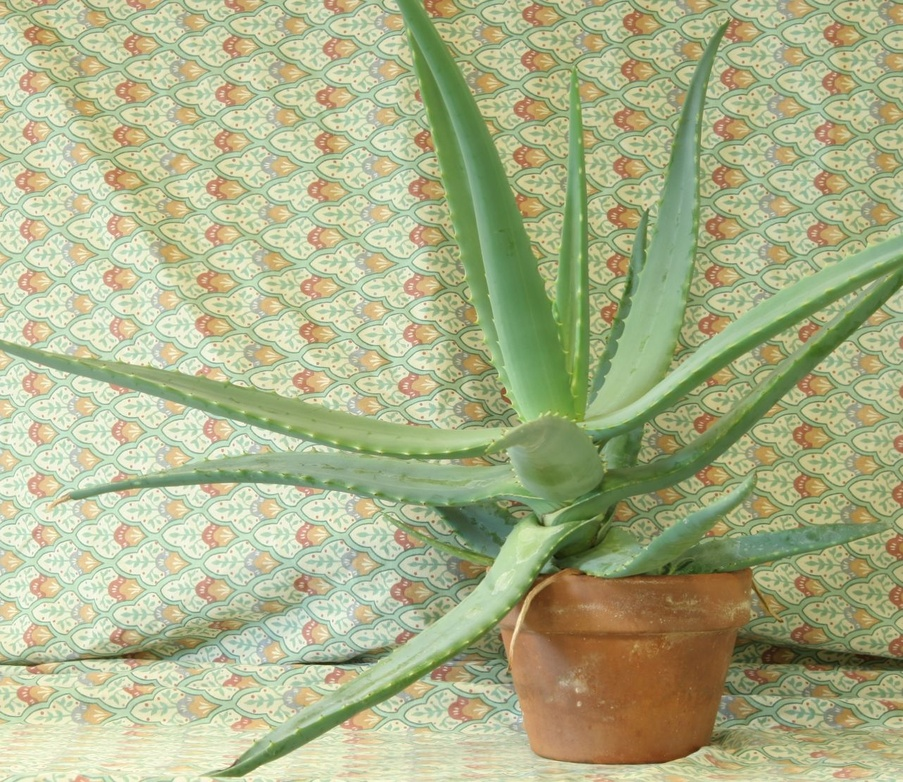
#> input picture data/aloeL.jpg, 903 x 782 px, shrunk from 1282 x 1110 before the run, found by its file name
$ jupyter execute stereo_vision.ipynb
#> lines starting #> are read from the running program, lines starting #| are printed output that depends on the picture
# Stereo vision

[cell 1]
# Imports
import cv2
import numpy as np
from matplotlib import pyplot as plt

[cell 2]
# Load images
imgL = cv2.imread('../../data/aloeL.jpg')
#> imgL is the input picture: shape (782, 903, 3); mean B, G, R 136.7, 177.2, 171.2
imgR = cv2.imread('../../data/aloeR.jpg')
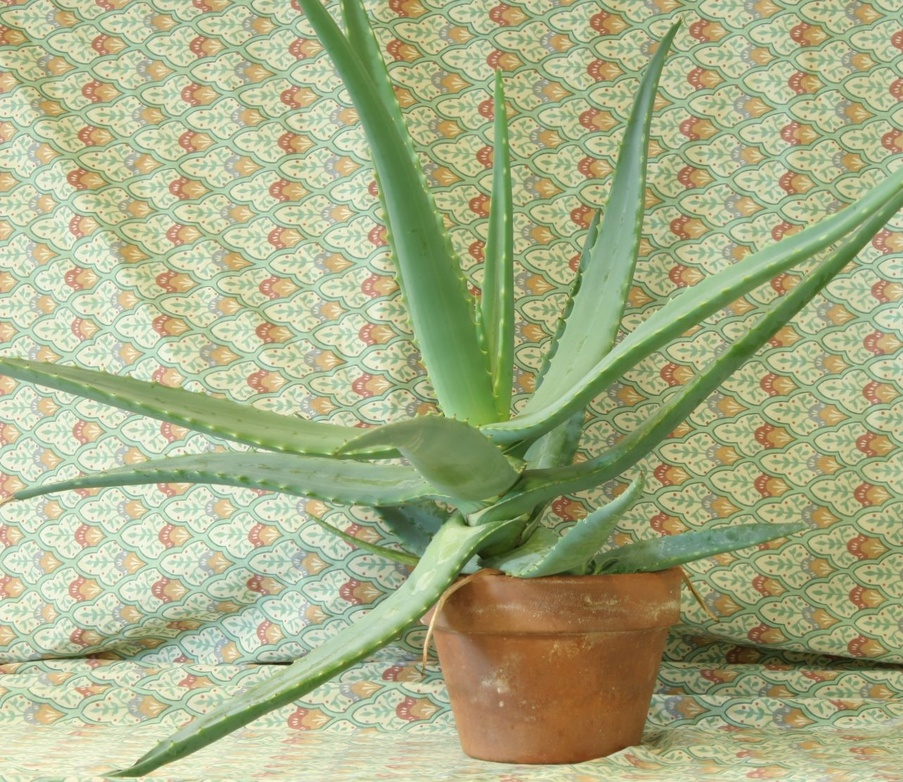
#> input picture data/aloeR.jpg, 903 x 782 px, shrunk from 1282 x 1110 before the run, found by its file name
#> imgR is the input picture: shape (782, 903, 3); mean B, G, R 134.2, 174.2, 168
print(np.shape(imgL))
#| (782, 903, 3)
print(np.shape(imgR))
#| (782, 903, 3)

[cell 3]
# Show images
plt.subplot(1, 2, 1)
plt.imshow(imgL)
plt.subplot(1, 2, 2)
plt.imshow(imgR)
plt.show()
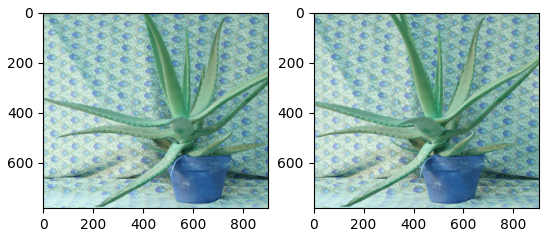
#> figure drawn by matplotlib, 2 panels; B, G, R data is drawn as R, G, B

[cell 4]
# To grayscale
imgL = cv2.cvtColor(imgL, cv2.COLOR_BGR2GRAY)
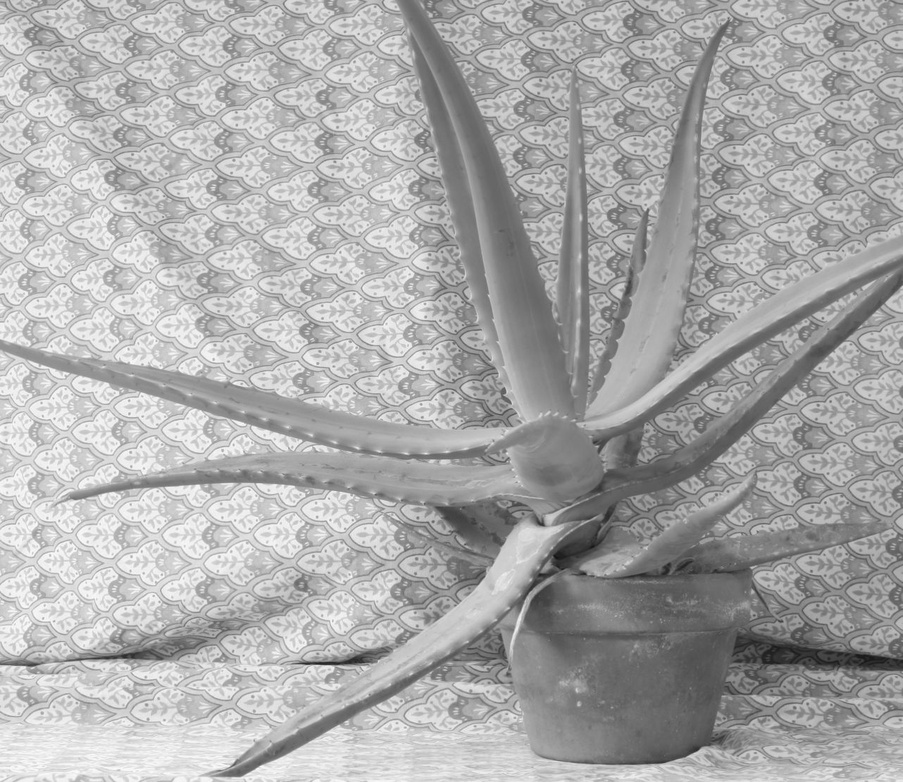
#> imgL: shape (782, 903); min 18, max 253, mean 170.8
imgR = cv2.cvtColor(imgR, cv2.COLOR_BGR2GRAY)
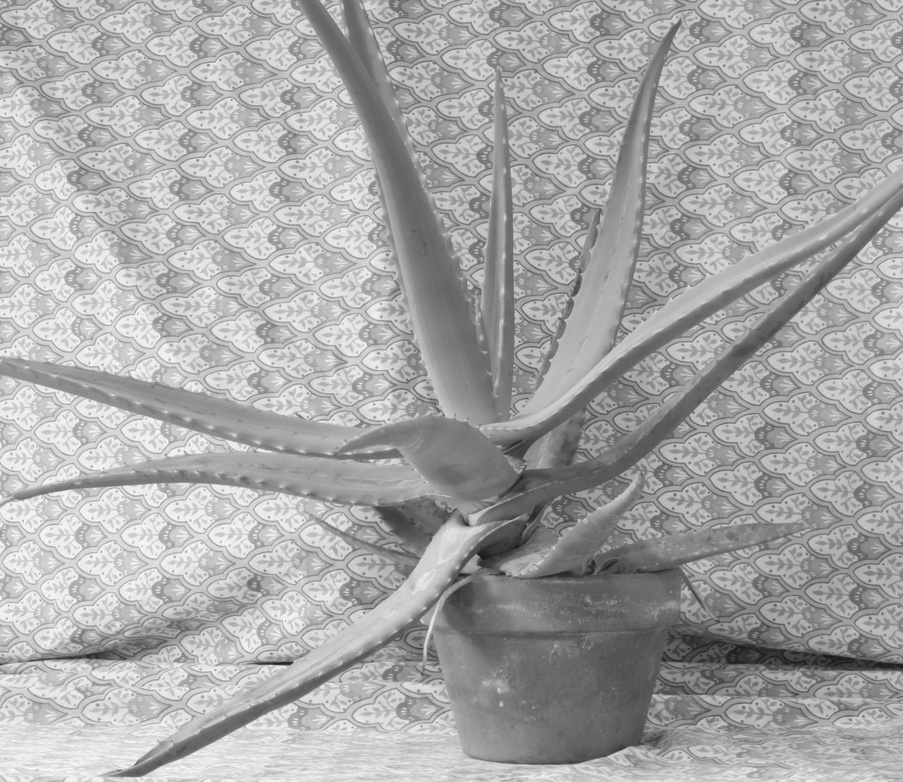
#> imgR: shape (782, 903); min 20, max 253, mean 167.8

[cell 5]
# Depth map
stereo = cv2.StereoBM_create()
disparity = stereo.compute(imgL, imgR)
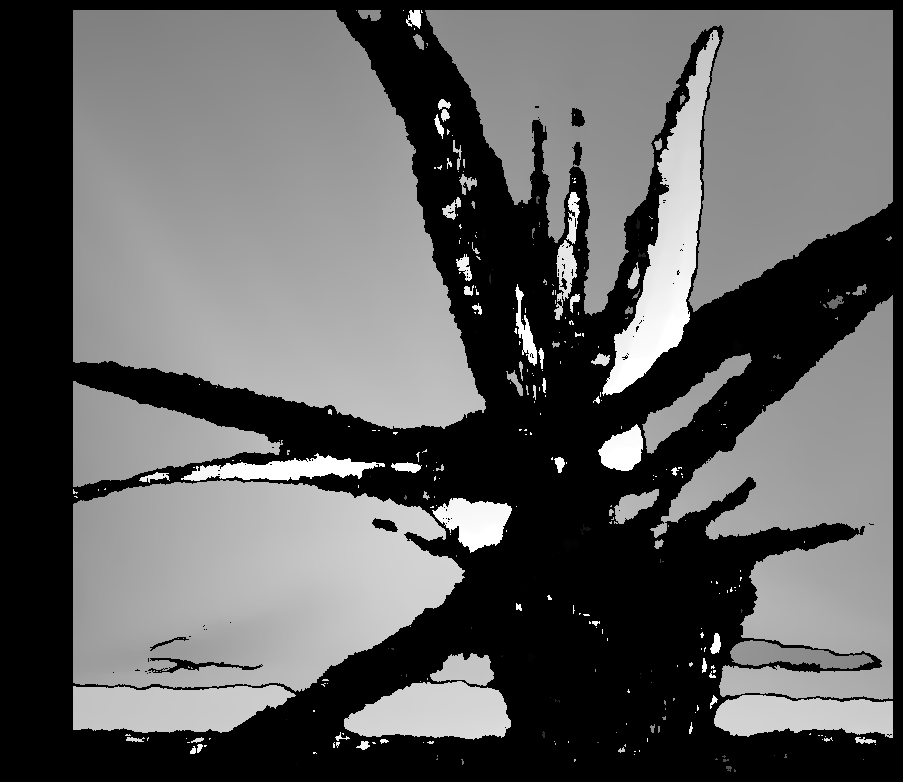
#> disparity: shape (782, 903) int16; min -16, max 1008, mean 366; drawn with min black and max white

# Show
plt.imshow(disparity)
plt.show()
